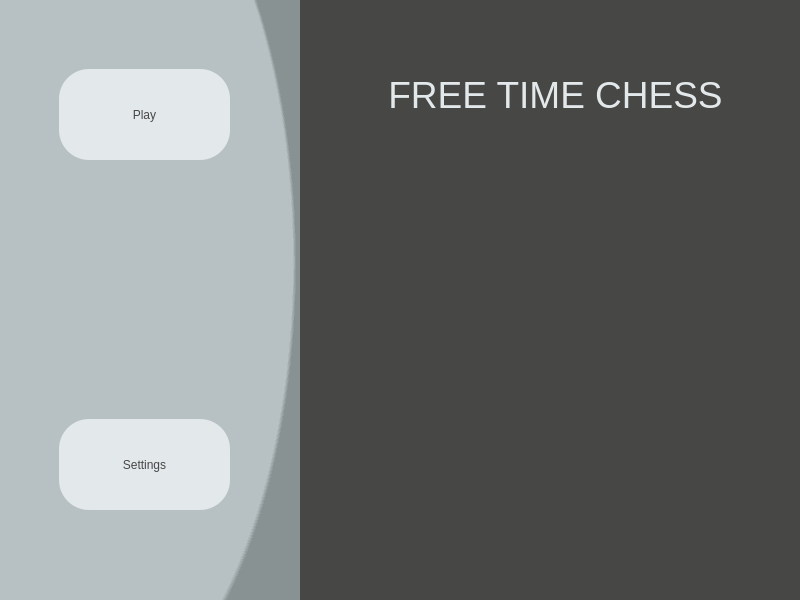
<?xml version="1.0" encoding="UTF-8"?>
<ui version="4.0">
 <class>menuwin</class>
 <widget class="QMainWindow" name="menuwin">
  <property name="enabled">
   <bool>true</bool>
  </property>
  <property name="geometry">
   <rect>
    <x>0</x>
    <y>0</y>
    <width>800</width>
    <height>600</height>
   </rect>
  </property>
  <property name="sizePolicy">
   <sizepolicy hsizetype="Fixed" vsizetype="Fixed">
    <horstretch>0</horstretch>
    <verstretch>0</verstretch>
   </sizepolicy>
  </property>
  <property name="windowTitle">
   <string>MainWindow</string>
  </property>
  <property name="styleSheet">
   <string notr="true">background-color: rgb(71, 71, 69);</string>
  </property>
  <widget class="QWidget" name="centralwidget">
   <widget class="QWidget" name="widget" native="true">
    <property name="geometry">
     <rect>
      <x>-1</x>
      <y>-1</y>
      <width>301</width>
      <height>601</height>
     </rect>
    </property>
    <property name="styleSheet">
     <string notr="true">background-color: qradialgradient(spread:pad, cx:0.483, cy:0.926, radius:2, fx:0, fy:0.119, stop:0.393035 rgba(183, 193, 195, 255), stop:0.39801 rgba(136, 146, 147, 255));</string>
    </property>
    <widget class="QPushButton" name="settings_button">
     <property name="geometry">
      <rect>
       <x>60</x>
       <y>420</y>
       <width>171</width>
       <height>91</height>
      </rect>
     </property>
     <property name="styleSheet">
      <string notr="true">border-radius:30px;
font: 20pt &quot;MS Shell Dlg 2&quot;;
color: rgb(71, 71, 69);
background-color: rgb(227, 232, 235);</string>
     </property>
     <property name="text">
      <string>Settings</string>
     </property>
    </widget>
    <widget class="QPushButton" name="play_button">
     <property name="geometry">
      <rect>
       <x>60</x>
       <y>70</y>
       <width>171</width>
       <height>91</height>
      </rect>
     </property>
     <property name="styleSheet">
      <string notr="true">border-radius:30px;
font: 20pt &quot;MS Shell Dlg 2&quot;;
color: rgb(71, 71, 69);
background-color: rgb(227, 232, 235);</string>
     </property>
     <property name="text">
      <string>Play</string>
     </property>
    </widget>
   </widget>
   <widget class="QLabel" name="label">
    <property name="geometry">
     <rect>
      <x>320</x>
      <y>10</y>
      <width>471</width>
      <height>171</height>
     </rect>
    </property>
    <property name="mouseTracking">
     <bool>true</bool>
    </property>
    <property name="styleSheet">
     <string notr="true">color: rgb(227, 232, 235);
font: 14pt &quot;MS Shell Dlg 2&quot;;</string>
    </property>
    <property name="text">
     <string>&lt;html&gt;&lt;head/&gt;&lt;body&gt;&lt;p align=&quot;center&quot;&gt;&lt;span style=&quot; font-size:28pt;&quot;&gt;FREE TIME CHESS&lt;/span&gt;&lt;/p&gt;&lt;/body&gt;&lt;/html&gt;</string>
    </property>
   </widget>
   <widget class="QLabel" name="chess_image">
    <property name="geometry">
     <rect>
      <x>360</x>
      <y>190</y>
      <width>371</width>
      <height>361</height>
     </rect>
    </property>
    <property name="styleSheet">
     <string notr="true"/>
    </property>
    <property name="text">
     <string/>
    </property>
    <property name="scaledContents">
     <bool>false</bool>
    </property>
   </widget>
   <zorder>label</zorder>
   <zorder>widget</zorder>
   <zorder>chess_image</zorder>
  </widget>
 </widget>
 <resources>
  <include location="resoursefiles.qrc"/>
 </resources>
 <connections/>
</ui>
